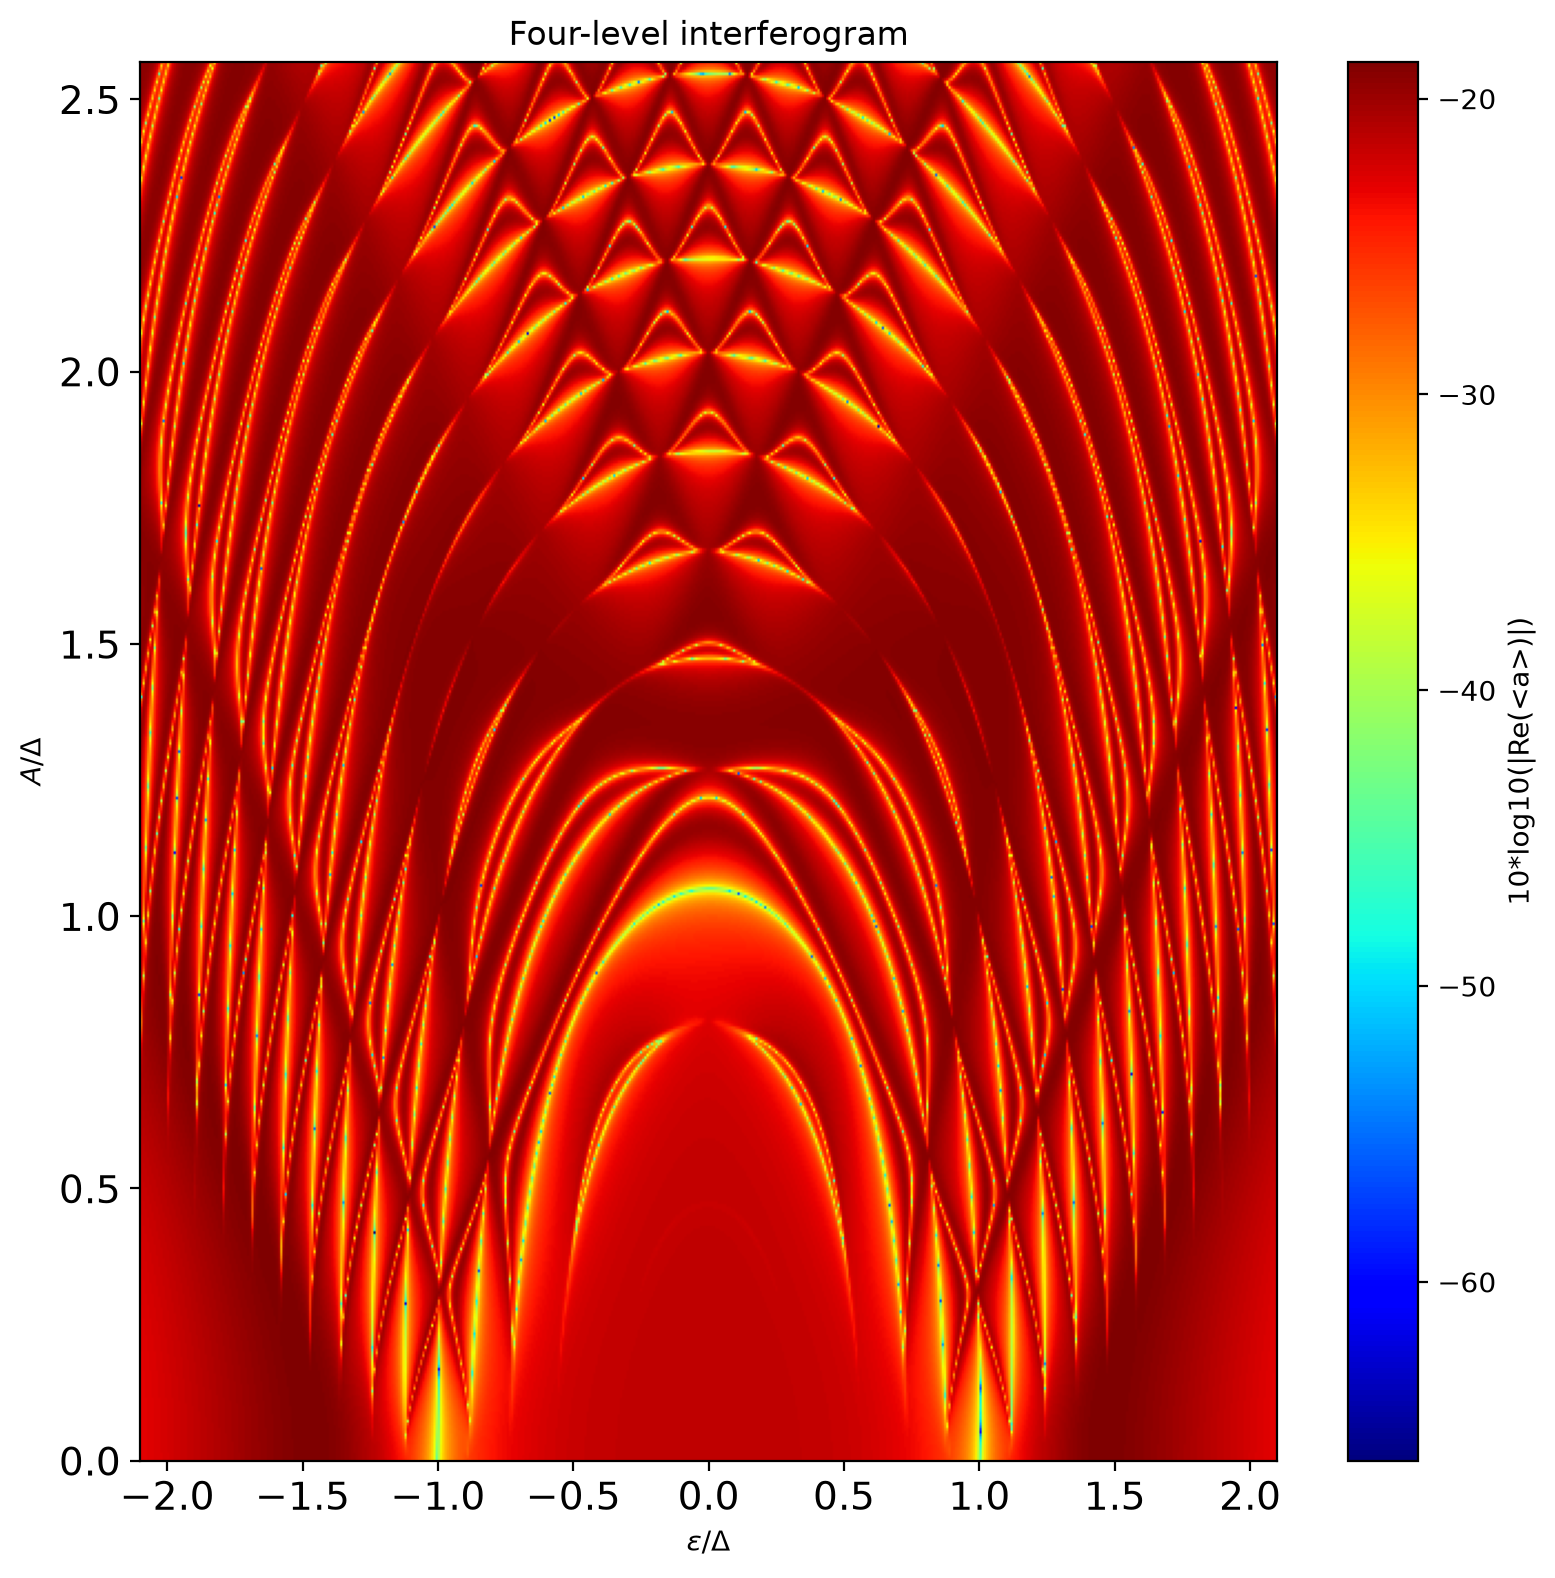

Here is the Python script that generated this plot:
"""Example 02: four-level interferogram (minimal GPU tutorial)."""

import time

import matplotlib.pyplot as plt
import numpy as np
import sympy as sp

from gqis import mesolve_2D


def gpu_time_evolution(A_list, eps_list, tlist, delta, w, gamma1, gamma2, kappa, Ap, g1, wr2,
                       averaging_skip_fraction=0.0):
    """Build symbolic model and run GPU solver for one interferogram."""
    # Convert all numerical grids to single precision. The default GPU kernel is
    # FP32 for maximum performance of consumer GPU,
    # so using float32 avoids unnecessary host-to-device conversion work.
    A_list = np.asarray(A_list, dtype=np.float32)  # amplitude sweep, vertical plot axis
    eps_list = np.asarray(eps_list, dtype=np.float32)  # detuning sweep, horizontal plot axis
    tlist = np.asarray(tlist, dtype=np.float32)  # fixed-step integration time grid

    # This example couples a two-level qubit to a two-level truncated resonator.
    N = 4

    # Build symbolic basis/operators ------------------------------------
    # `eps` and `A` are sweep variables; GQIS maps them to ParX/ParY.
    # `Drive` is a placeholder inside the Hamiltonian and is replaced by the
    # explicit time-dependent expression `eps + A*cos(w*t)` during codegen.
    eps, Drive = sp.symbols("eps Drive", real=True)
    A, t = sp.symbols("A t", real=True)

    sz = sp.Matrix([[1, 0], [0, -1]])  # qubit sigma_z
    sp_raise = sp.Matrix([[0, 1], [0, 0]])  # raising operator in this basis convention
    sp_lower = sp.Matrix([[0, 0], [1, 0]])  # lowering operator in this basis convention
    qeye = sp.eye(N - 2)  # identity operator in the resonator subspace

    # Lift qubit and resonator operators into the full tensor-product space.
    sm1 = sp.kronecker_product(sp_lower, qeye)  # qubit lowering operator
    sz1 = sp.kronecker_product(sz, qeye)  # qubit sigma_z operator
    a1 = sp.kronecker_product(qeye, sp_raise)  # resonator annihilation-like operator

    # Hamiltonian + drive ------------------------------------------------
    # h0 is time independent. ht depends on the symbolic Drive placeholder, so
    # the generated CUDA RHS can evaluate it at every RK4 stage.
    hq11 = sz1 / 2
    hp = Ap * (a1.H + a1)  # weak probe term
    hc11u = g1 * delta * (sm1.H * a1 + sm1 * a1.H)
    h0 = hp
    instantaneous_gap = sp.sqrt(delta**2 + Drive**2)
    ht = hc11u / instantaneous_gap + hq11 * (instantaneous_gap - wr2)
    H = h0 + ht
    Drive = eps + A * sp.cos(w * t)  # time-dependent driving signal

    # Collapse operators -------------------------------------------------
    # Lindblad collapse operators: qubit relaxation, qubit dephasing, and
    # resonator relaxation. GQIS converts these symbolic operators into
    # the reduced real-valued density-matrix RHS.
    L_rel = sp.kronecker_product(sp.sqrt(gamma1) * sp_lower, qeye)
    L_phi = sp.kronecker_product(sp.sqrt(gamma2) * sz, qeye)
    L_kappa = sp.sqrt(kappa) * a1
    Col_Ops = [L_rel, L_phi, L_kappa]

    # The solver time-averages Tr(mean_operator*rho). The skip fraction excludes
    # an initial fraction of time to suppress dependence on the initial state.
    # Here the returned expectation value is <a>.
    mean_operator = a1

    # GPU solve ----------------------------------------------------------
    # The leading arguments are the Hamiltonian, explicit drive, collapse
    # operators, measured observable, and fixed-step time grid. Each pair in
    # var_arrays maps one symbolic sweep variable to one GPU grid axis.
    results = mesolve_2D(H, Drive, Col_Ops, mean_operator, tlist,
                         var_arrays={eps: eps_list, A: A_list},
                         timings=False,  # True prints RHS/codegen/kernel timing breakdown.
                         # Initial fraction of time excluded from the time average.
                         warmup_time=averaging_skip_fraction)

    results_np = np.asarray(results)
    return np.abs(np.real(results_np)).T  # transpose so rows=A and columns=eps for imshow


def main() -> None:
    start_time = time.time()
    settings = user_settings()

    # 1) Fixed device/system constants ------------------------------------
    # These define the base physical scales for the four-level model.
    delta = settings["delta"]
    wr2 = settings["wr2"]
    wq1 = settings["wq1"]

    # 2) Simulation parameter set -----------------------------------------
    wd_mhz = settings["wd_mhz"]
    gammaph = settings["gammaph"]
    gamma1 = settings["gamma1"]
    kappa = settings["kappa"]
    Ap = settings["Ap"]
    g1 = settings["g1"]
    simulation_periods = settings["simulation_periods"]
    eps_max = settings["eps_max"]
    A_max_factor = settings["A_max_factor"]
    averaging_skip_fraction = settings["averaging_skip_fraction"]

    # 3) Convert to physical units used by symbolic model -----------------
    # The symbolic model is written in angular-frequency-like units. This block
    # converts the convenient input parameters into the values used by H.
    delta_abs = wq1 * delta
    w = wd_mhz / 1000.0 * delta
    drive_period = 2.0 * np.pi / w
    gamma2 = gamma1 / 2.0 + gammaph
    Ap_abs = Ap * wq1
    g1_abs = g1 * wq1
    A_max_abs = 2.234042553191489 * A_max_factor * wq1
    eps_max_abs = eps_max * wq1

    # 4) Build sweep axes and time grid -----------------------------------
    # Each GPU thread integrates one pair (eps, A). Total work scales as
    # len(eps_list) * len(A_list) * len(tlist).
    grid_size = settings["grid_size"]
    num_steps = int(simulation_periods * settings["solver_steps_per_period"])

    eps_list = np.linspace(-eps_max_abs, eps_max_abs, grid_size,
                           dtype=np.float32)
    A_list = np.linspace(0.0, A_max_abs, grid_size, dtype=np.float32)
    tlist = np.linspace(0.0, simulation_periods * drive_period, num_steps + 1,
                        dtype=np.float32)
    total_solver_steps = grid_size * grid_size * num_steps

    print(f"wd={wd_mhz:.1f} MHz w={w:.6e} gamma1={gamma1:.3e} "
          f"gamma2={gamma2:.3e} kappa={kappa:.3e} "
          f"grid={grid_size}x{grid_size} samples={len(tlist)} steps={num_steps}")
    print(f"Total trajectory-step updates = grid_size**2*steps = {total_solver_steps:.4e}")

    # 5) Run GPU solver ----------------------------------------------------
    # First call includes symbolic RHS generation and CUDA compilation; repeated
    # calls with the same symbolic structure can reuse the cached kernel.
    gpu_start = time.time()
    p_mat = gpu_time_evolution(A_list, eps_list, tlist, delta_abs, w, gamma1, gamma2, kappa,
                               Ap_abs, g1_abs, wr2,
                               averaging_skip_fraction=averaging_skip_fraction)
    print(f"GPU solve time: {time.time() - gpu_start:.2f}s")

    # 6) Plot interferogram map -------------------------------------------
    # Convert the response to dB for display and plot A vertically, eps horizontally.
    map_db = 10.0 * np.log10(np.clip(p_mat, 1e-15, None))

    fig, ax = plt.subplots(figsize=(8, 8))
    im = ax.imshow(map_db, aspect="auto", cmap="jet", origin="lower",
                   extent=[eps_list[0] / wq1, eps_list[-1] / wq1, 0.0, A_max_abs / wq1])
    fig.colorbar(im, ax=ax, label="10*log10(|Re(<a>)|)")
    ax.set_xlabel(r"$\epsilon/\Delta$")
    ax.set_ylabel(r"$A/\Delta$")
    ax.set_title("Four-level interferogram")
    ax.xaxis.set_tick_params(labelsize=14)
    ax.yaxis.set_tick_params(labelsize=14)
    plt.tight_layout()
    print(f"Example calculation and plot preparation time: {time.time() - start_time:.2f}s")
    plt.show()


def user_settings() -> dict:
    """User-editable parameters."""
    wd_mhz, A_max_factor = 500.0, 1.15

    # Alternative regime. Comment the active assignment above and uncomment this line.
    # wd_mhz, A_max_factor = 1500.0, 1.15*1.3

    return {
        # Fixed device/system constants.
        "delta": 1.0,  # dimensionless qubit gap multiplier before conversion
        "wr2": 7.6767,  # resonator frequency in model frequency units
        "wq1": 4.71 * 1.15,  # qubit frequency scale used to convert normalized inputs
        # Simulation parameter set. Keep one active by editing this block.
        "wd_mhz": wd_mhz,  # drive frequency in MHz
        "gammaph": 0.0e-3,  # pure-dephasing rate
        "gamma1": 2.0e-3,  # qubit relaxation rate
        "kappa": 5.0e-3,  # resonator relaxation rate
        "Ap": 0.0002 / 10.0,  # probe amplitude
        "g1": 0.04033970276 / 1.23,  # qubit-resonator coupling
        "simulation_periods": 60,  # simulated duration in drive periods
        "eps_max": 2.09916,  # detuning half-range in units converted by wq1
        "A_max_factor": A_max_factor,  # drive-amplitude range scale
        "averaging_skip_fraction": 0.0,  # initial time fraction excluded from the average
        # Grid and time.
        "grid_size": 512,  # square grid side; total simulations = grid_size**2
        # Increase if mesolve_2D reports non-finite output.
        "solver_steps_per_period": 256,
    }


if __name__ == "__main__":
    main()
